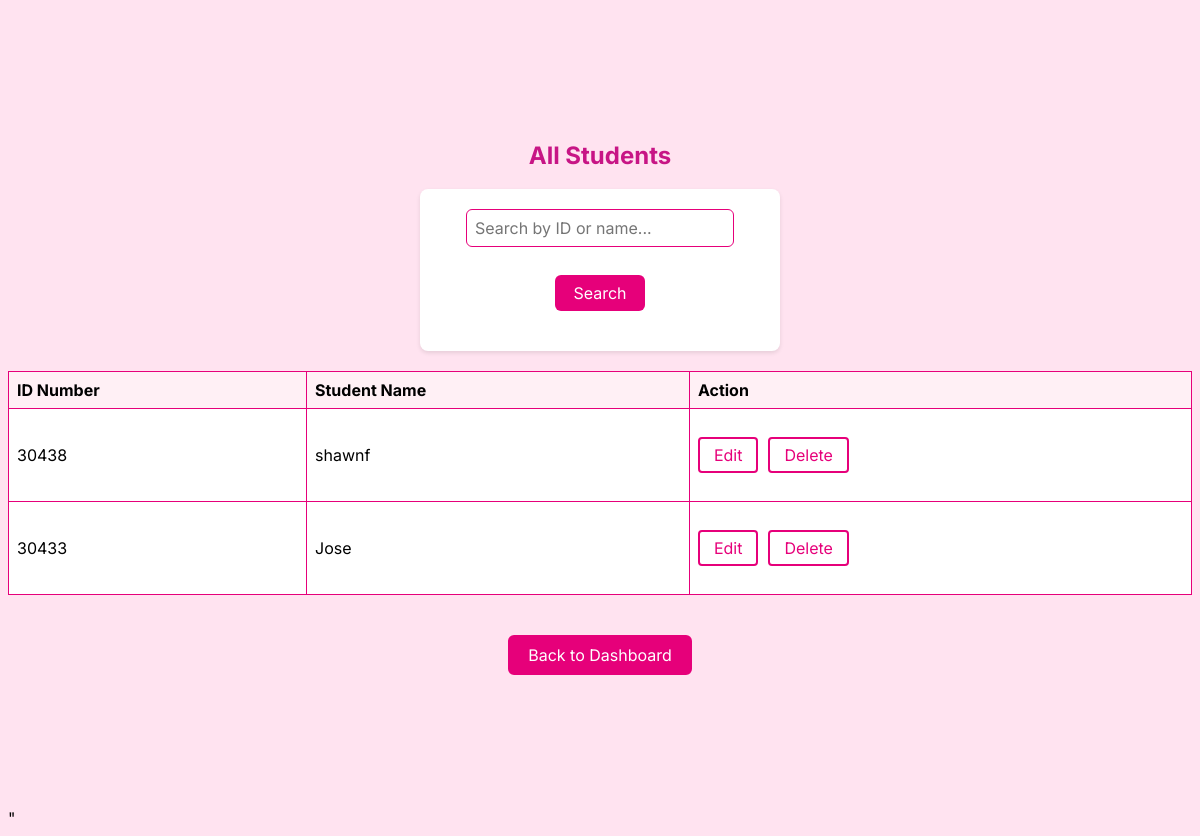
Before: /attendance/students/ (signed in) with the older database file.
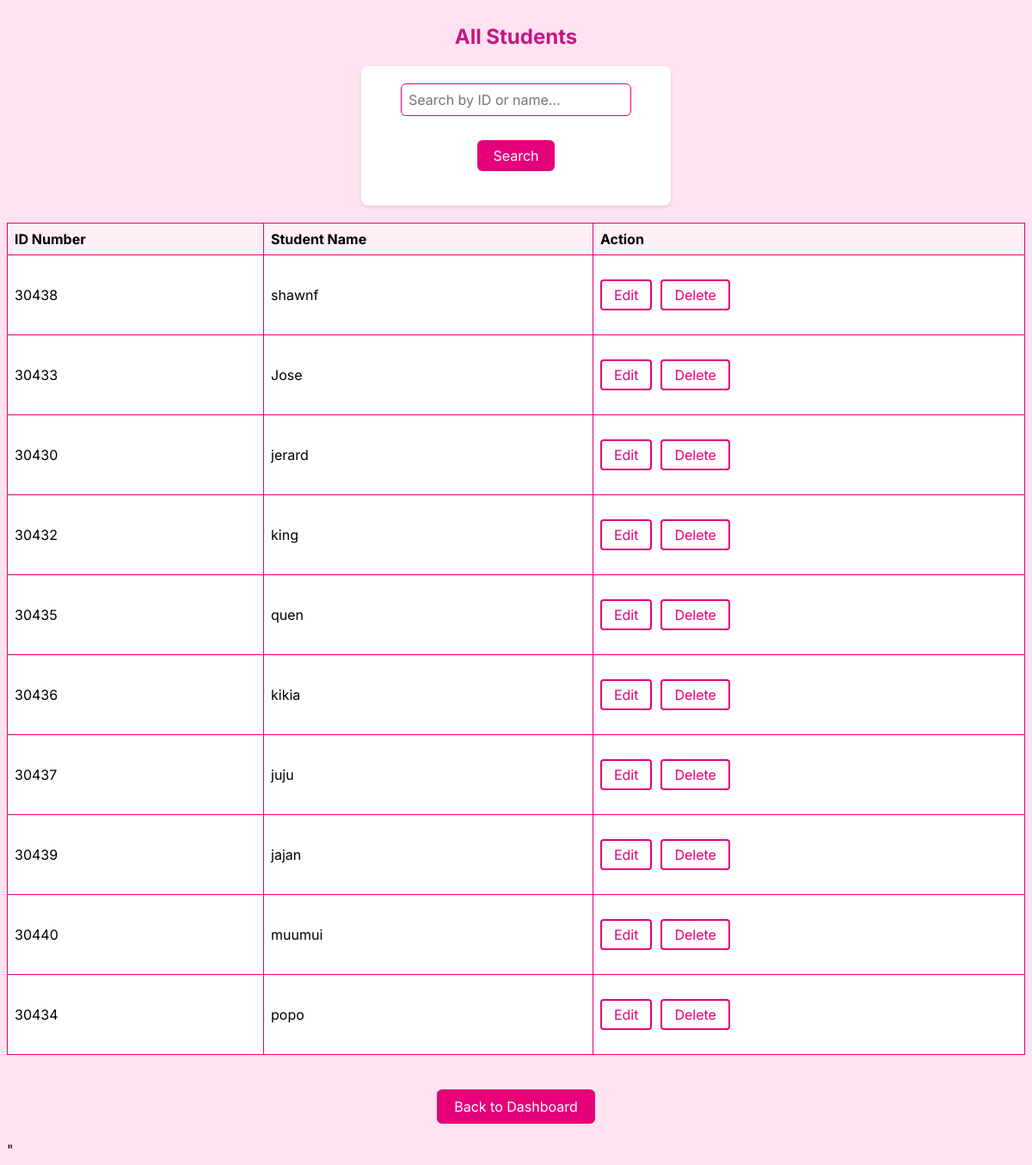
After: the same page with the newer database file.
### attendance/models.py (models this page shows, shortened)
class Attendee(models.Model):
    barcode_id = models.CharField(max_length=100, unique=True)
    name = models.CharField(max_length=200)

### attendance/views.py (the view)
# urls.py: path('students/', views.students_list, name='students_list'),
@login_required
def students_list(request):
    query = request.GET.get('q', '')
    if query:
        students = Attendee.objects.filter(
            Q(barcode_id__icontains=query) | Q(name__icontains=query)
        )
    else:
        students = Attendee.objects.all()
    return render(request, 'students_list.html', {'students': students})

### attendance/templates/students_list.html (shortened to what this page needs)
{% extends 'base.html' %}
{% block content %}
<h2>All Students</h2>
<form method="get" action="" style="margin-bottom: 20px; display: flex; gap: 8px; align-items: center;">
    <input type="text" name="q" placeholder="Search by ID or name..." value="{{ request.GET.q|default_if_none:'' }}" style="padding:8px; border-radius:6px; border:1px solid #e6007a; width: 250px;">
    <button type="submit" style="background:#e6007a; color:#fff; border:none; padding:8px 18px; border-radius:6px; cursor:pointer;">Search</button>
</form>
<table style="width:100%; border-collapse:collapse; background:#fff;">
    <thead>
        <tr style="background:#ffe3f0;">
            <th style="padding:8px; border:1px solid #e6007a;">ID Number</th>
            <th style="padding:8px; border:1px solid #e6007a;">Student Name</th>
            <th style="padding:8px; border:1px solid #e6007a;">Action</th>
        </tr>
    </thead>
    <tbody>
        {% for student in students %}
<tr>
    <td style="padding:8px; border:1px solid #e6007a; vertical-align: middle;">{{ student.barcode_id }}</td>
    <td style="padding:8px; border:1px solid #e6007a; vertical-align: middle;">{{ student.name }}</td>
    <td style="padding:8px; border:1px solid #e6007a; vertical-align: middle;">
        <div style="display: flex; gap: 10px; align-items: center;">
            <a href="{% url 'edit_student' student.id %}">
                <button type="button" style="background:#fff; color:#e6007a; border:2px solid #e6007a; padding:6px 14px; border-radius:4px; cursor:pointer;">Edit</button>
            </a>
            <form method="post" action="{% url 'delete_student' student.id %}" style="display:inline; margin:0;">
                <button type="submit" style="background:#fff; color:#e6007a; border:2px solid #e6007a; padding:6px 14px; border-radius:4px; cursor:pointer;"
                    onclick="return confirm('Are you sure you want to delete this student?');">
                    Delete
                </button>
            </form>
        </div>
    </td>
</tr>
        {% endfor %}
    </tbody>
</table>
<a href="{% url 'dashboard' %}">
    <button type="button" style="background:#e6007a; color:#fff; border:2px solid #e6007a; padding:8px 18px; border-radius:6px; cursor:pointer; margin-top:20px;">
        Back to Dashboard
    </button>
</a>
{% endblock %}

### attendance/templates/base.html (shortened to what this page needs)
{% load static %}
<!DOCTYPE html>
<html lang="en">
<head>
    <link rel="stylesheet" href="{% static 'css/styles.css' %}">
</head>
<body>
    <div class="container">
        {% block content %}
        {% endblock %}
    </div>"
</body>
</html>

### attendance/static/css/styles.css (style rules this page uses)
body { font-family: 'Inter', Arial, Helvetica, sans-serif !important; background: #ffe3f0 !important; }
h1, h2, h3, h4, h5, h6, button, input, select, label, li, p, a, form { font-family: 'Inter', Arial, Helvetica, sans-serif !important; }
.container { display: flex; flex-direction: column; align-items: center; justify-content: center; min-height: 100vh; }
.container > form { display: flex; flex-direction: column; align-items: center; padding:20px; border-radius: 8px; box-shadow: 0 2px 4px rgba(0,0,0,0.1); min-width: 320px; }
.main-page, .dashboard, .attendance-sheet, .container > form { background: white; padding: 20px; border-radius: 8px; box-shadow: 0 2px 4px rgba(0,0,0,0.1); }
h1, h2 { color: #c71585; }
form { display: flex; gap: 10px; margin-bottom: 10px; }
input, select, button { padding: 8px; font-size: 16px; border: 1px solid #ffb6c1; border-radius: 4px; }
button { background-color: #ff69b4; color: white; display:block; margin: 20px auto; cursor: pointer; }
table { width: 100%; border-collapse: collapse; margin-bottom: 20px; }
th, td { padding: 10px; border: 1px solid #ffb6c1; text-align: left; }
th { background-color: #fff0f5; }
a { color: #ff69b4; text-decoration: none; }

Changed rows visible on the page:
added Attendee: barcode_id "30430", name "jerard"
added Attendee: barcode_id "30432", name "king"
added Attendee: barcode_id "30435", name "quen"
added Attendee: barcode_id "30436", name "kikia"
added Attendee: barcode_id "30437", name "juju"
added Attendee: barcode_id "30439", name "jajan"
added Attendee: barcode_id "30440", name "muumui"
added Attendee: barcode_id "30434", name "popo"
